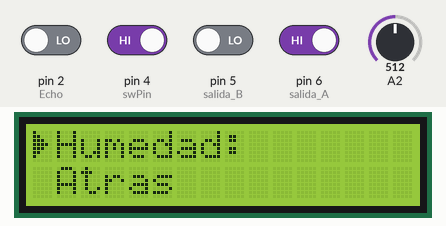
Simulated run of this sketch. Board: Arduino Uno, built with avr-gcc and run on an emulated ATmega328P. Parts: 16×2 character LCD. The test bench sets the inputs (shaded band); at power-on: pin 4 (swPin), pin 6 (salida_A) HIGH, pin 2 (Echo), pin 5 (salida_B) LOW, A2 = 512. What the sketch prints to the serial monitor is not drawn.

Above: at 11.7 s.
11.8 s: pin 6 (salida_A) driven LOW
At 17.9 s:
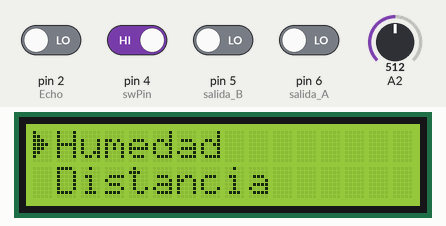
18.2 s: pin 5 (salida_B) driven HIGH
At 24.2 s:
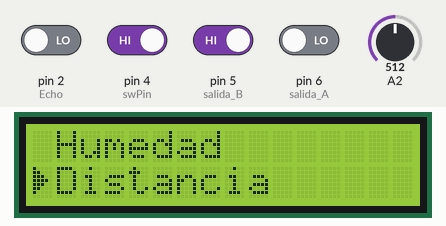
24.5 s: pin 5 (salida_B) driven LOW
At 30.3 s:
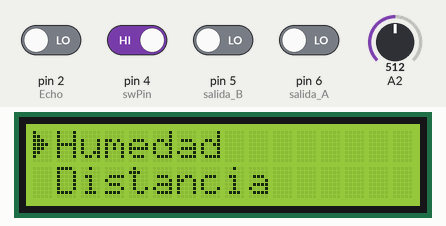
30.8 s: pin 4 (swPin) driven LOW and pin 5 (salida_B) driven HIGH
At 36.8 s:
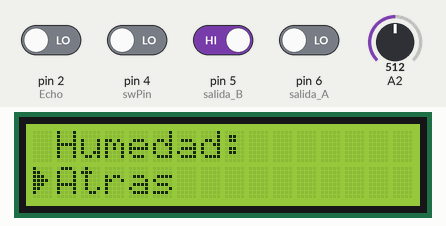
Timing chart, 0 to 38.3 s (numbered marks = the images above; inputs shaded):
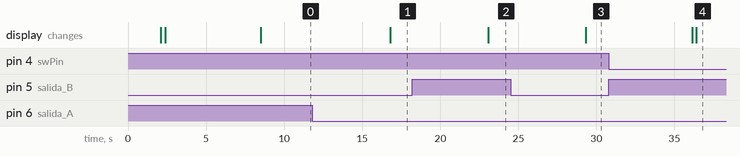

Measured:
- after the input at 11.8 s, the display: changes after 5.0 s (image 1)
- after the input at 18.2 s, the display: changes after 4.9 s (image 2)
- after the input at 24.5 s, the display: changes after 4.8 s (image 3)
- after the input at 30.8 s, the display: first changes after 5.3 s (image 4 shows a later state)

The sketch:

2Codigo_de_huerta_principal.ino
```````````cpp
#include <EEPROM.h>
#include <LiquidCrystal_I2C.h>
#include <Wire.h>


// Dirección I2C de la LCD
#define LCD_ADDRESS 0x27

// Inicialización del objeto LCD
LiquidCrystal_I2C lcd(LCD_ADDRESS, 16, 2);

// Definicion de los pines del encoder
const int salida_A = 6;    //CLK
const int salida_B = 5;    //DT
const int swPin  = 4;      //SW

int contador = 0;

int A_estado_actual;
int A_ultimo_estado;

int velocidad_scroll = 300;

// Definición de pines para el sensor ultrasónico HC-SR04
const int Trigger =  3;
const int Echo = 2;


// Definición de pines para las bombas de agua
#define BOMB1_ENA 9
#define BOMB1_IN1 10
#define BOMB1_IN2 11

// Variables para calcular la distancia con el sensor ultrasónico
float t;
int d;

int humedad;

// Umbrales de humedad (ajusta según tus necesidades)
int umbralSeco = 900; // Valor aproximado cuando el suelo está seco
int umbralHumedo = 700; // Valor aproximado cuando el suelo está húmedo
int umbralEmpapado = 300; // Valor aproximado cuando el suelo está empapado

//::::::::::MENU::::::::::::::::::::::

String menu1[] = {"Humedad","Distancia"};  //Inicializamos nuestro Array con los elementos del menu
int sizemenu1 = sizeof(menu1) / sizeof(menu1[0]);                           //Obtenemos el número de elementos ocupados en la matriz. en este caso 6


String menu2[] = {"Humedad: " + humedad,"Atras"};
int sizemenu2 = sizeof(menu2) / sizeof(menu2[0]);

String menu3[] = {"Distancia: " + d,"Atras"};
int sizemenu3 = sizeof(menu3) / sizeof(menu3[0]);


String linea1,linea2;           //Lineas del LCD
int seleccion = 0;
int pos = 0;
int level_menu = 0;             //Iniciamos la variable en el menu principal 0 --> 6
int opcion = 0;
bool btnpress = false;          //Esta variable de retorno en false aegurando que el boton del Encoder aun no se ha oprimido
byte flecha[] = {B10000,B11000,B11100,B11110,B11100,B11000,B10000,B00000};      //Creamos un array de 8 posiciones para la flecha del menu

void setup() {

  Serial.begin(9600); // Inicialización del puerto serial

  pinMode (salida_A,INPUT);
  pinMode (salida_B,INPUT);
  pinMode (swPin,INPUT_PULLUP);


  // Inicialización de la LCD
  lcd.init();
  lcd.backlight();
  lcd.createChar(0, flecha);              //Caracter personalizado
  fn_creditos();
  fn_menu(contador,menu2,sizemenu2);      //Iniciamos presentando el menu principal

  A_ultimo_estado = digitalRead(salida_A);         //Leemos el estado de la salida del Encoder usando el pin CLK

  delay(2000); // Esperar 2 segundos antes de continuar
}

void loop() {
  // put your main code here, to run repeatedly:


// Sensor Ultrasonico
  digitalWrite(Trigger, HIGH);
  delayMicroseconds(10);
  digitalWrite(Trigger, LOW);
  t = pulseIn(Echo, HIGH);
  d = t/59;
  Serial.print(" Distancia:");
  Serial.print(d);
  delay(3000);
  Serial.println();

//Sensor de humedad
  humedad = analogRead(A2);
  Serial.print("La humedad de la tierra en el primer sensor es: ");
  Serial.println(humedad);
  delay(2000);

  selectOption();                             //Funcion para detectar cuando se oprime el encoder.  btnpress == true


  if(level_menu == 0){                        //Esta variable corresponde al nivel principal del menu. level_menu = 0.
    //Menu principal
    if(fn_encoder(sizemenu1) ){               //Esta funcion muestra en el LCD el menu en el que estamos
      fn_menu(contador,menu1,sizemenu1);      //Esta funcion muestra la posicion dentro de ese menu segun el valor de la variable contador
    }

    if(btnpress){                             //Verificamos si el boton del encoder fue oprimido. btnpress == true
      //Humedad
      if(contador == 0){
          contador = 0;                       //Seleccionamos la posicion donde quedara la flecha de seleccion. On, Off, Atras
          fn_menu(contador,menu2,sizemenu2);  //Vamos a la funcion que nos muestra las opciones para el Led 1
          level_menu = 1;                     //Esta variable corresponde al nivel secundario del menu. level_menu = 1.
      }

      //Distancia
      if(contador == 1){
          contador = 0;
          fn_menu(contador,menu3,sizemenu3);
          level_menu = 2;
      }

      btnpress = false;                               //  Nos aseguramos que esta variable de retorno de la funcion selectOption() vuelva a su estado inicial
    }

  }


  //SubMenu Humedad

  if(level_menu == 1){

    if(fn_encoder(sizemenu2)){                         //Nos desplazamos con el encoder sleccionando las diferentes opciones
      fn_menu(contador,menu2,sizemenu2);
    }

    if(btnpress){                                      //Verificamos si el boton del encoder fue oprimido. btnpress == true
      if(contador == 1){
          contador = 0;
          fn_menu(contador,menu1,sizemenu1);
          level_menu = 0;
      }

      btnpress = false;
    }
  }


  //SubMenu Distancia

  if(level_menu == 2){

    if(fn_encoder(sizemenu2)){
      fn_menu(contador,menu2,sizemenu2);
    }

    if(btnpress){
      if(contador == 1){
          contador = 1;
          fn_menu(contador,menu1,sizemenu1);
          level_menu = 0;
      }

      btnpress = false;
    }
  }


}

void selectOption(){
  if(digitalRead(swPin) == LOW){
    delay(500);
    btnpress = true;
  }
}

void fn_contador_brillo(){

         A_estado_actual = digitalRead(salida_A);

         if (A_estado_actual != A_ultimo_estado){

          if (digitalRead(salida_B) != A_estado_actual){        //DT != CLK  ``````````
          contador ++;
          delay(250);
          }
          else {
          contador --;
          delay(250);
          }
        }

        if(contador>2){
        contador = 2;
        }
        if(contador<0){
          contador = 0;
        }

}

void fn_creditos(){

  // Mostrar mensaje inicial
  lcd.setCursor(0, 0);
  lcd.print("Gauderizo");
  lcd.setCursor(0, 1);
  lcd.print("Iniciando...");
  delay(2000);

  for (int positionCounter = 0; positionCounter < 21; positionCounter++) {

  lcd.scrollDisplayLeft();             //Desplaza el texto del LCD hacia la Izquierda
  delay(velocidad_scroll);

  lcd.clear();
  lcd.setCursor(0, 0);

  }

}


void fn_menu(int pos,String menus[],byte sizemenu){
  lcd.clear();
  linea1="";
  linea2="";

  if((pos % 2) == 0){

     lcd.setCursor(0, 0);
     lcd.write(byte(0));
     linea1 = menus[pos];

    if(pos+1 != sizemenu){
      linea2 = menus[pos+1];
    }

  }else{
    linea1 = menus[pos-1];
    lcd.setCursor(0, 1);
    lcd.write(byte(0));
    linea2 = menus[pos];
  }

     lcd.setCursor(1, 0);
     lcd.print(linea1);

     lcd.setCursor(1, 1);
     lcd.print(linea2);

}


bool fn_encoder(byte sizemenu){
  bool retorno = false;

  A_estado_actual = digitalRead(salida_A);

  if (A_estado_actual != A_ultimo_estado){

    if (digitalRead(salida_B) != A_estado_actual){        //DT != CLK
     contador ++;
     delay(250);
    }
    else {
     contador --;
     delay(250);
    }

    if(contador <=0){
      contador = 0;
    }

    if(contador >= sizemenu-1 ){
      contador = sizemenu-1;
    }

    retorno = true;

  }

  return retorno;
}
```````````
